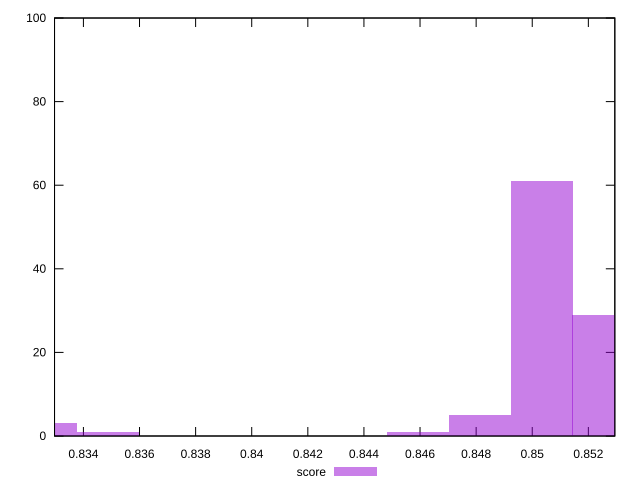

Here is the gnuplot script that generated this plot:
reset

$score <<EOF
0.8525394549609344 29
0.8503308035232118 61
0.8481221520854891 5
0.8459135006477665 1
0.8326615920214308 3
0.8348702434591534 1
EOF

set key outside below
set boxwidth 0.002208651437722628
set xrange [0.8329705764374848:0.8529436760047278]
set yrange [0:100]
set trange [0:100]
set style fill transparent solid 0.5 noborder
set terminal svg size 640, 490 enhanced background rgb 'white'
set output "report_00008_2021-01-22T20:58:29.167/largest-contentful-paint/samples/pages+cached+noexternal+nofonts+nosvg+noimg+nocss/score/histogram.svg"

plot $score title "score" with boxes

reset
